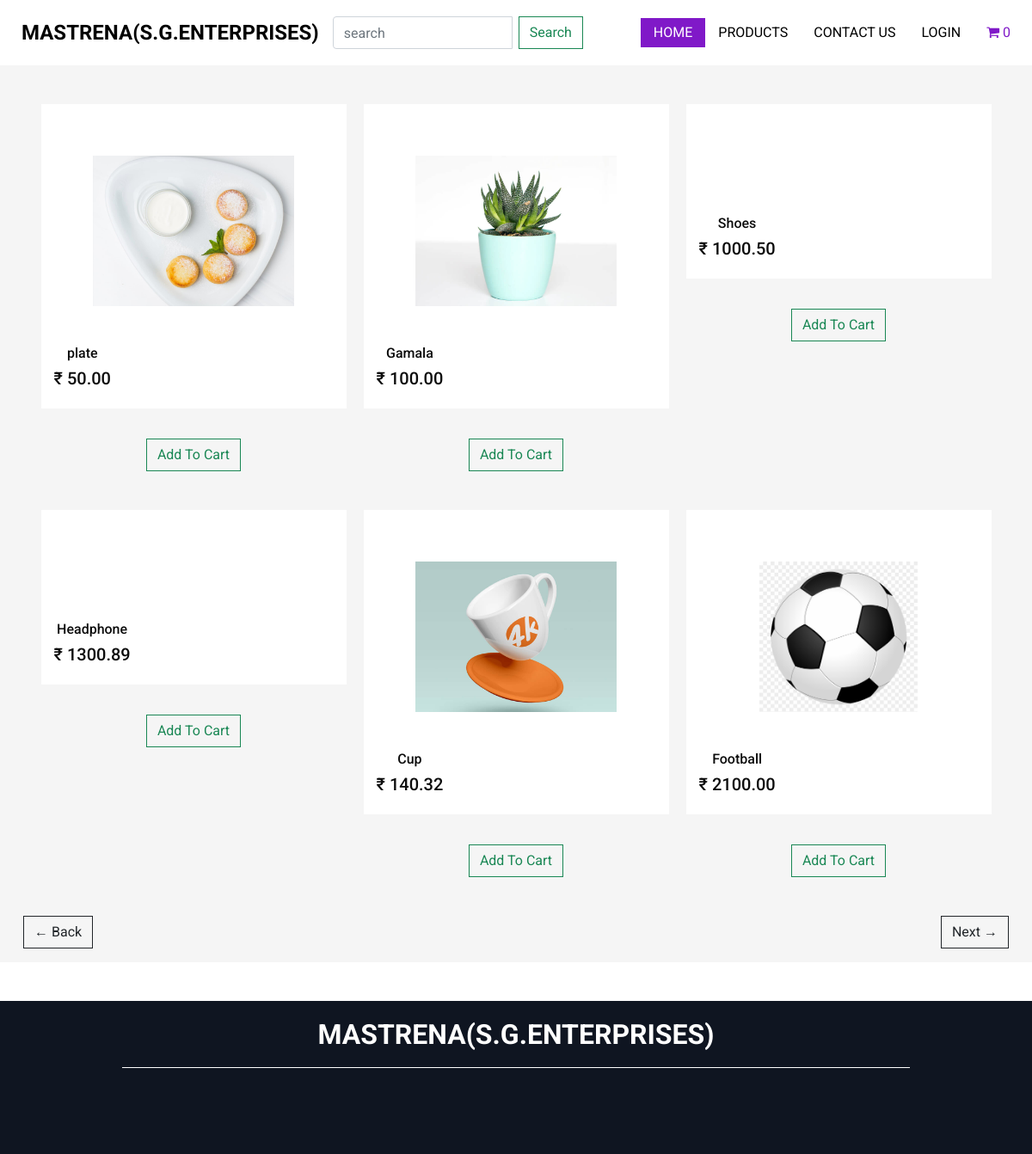
The app's page /product/ with its own data.
### store/models.py (models this page shows, shortened)
class Product(models.Model):
    name = models.CharField(max_length=200, null=True)
    slug = models.SlugField(max_length=200, unique=True, null=True)
    SKUID = models.CharField(max_length=200, null=True)
    price = models.DecimalField(max_digits=9, decimal_places=2)
    brand = models.CharField(max_length=20, null=True, blank=True)
    specs = models.TextField(null=True, blank=True)
    detail = models.TextField(null=True, blank=True)
    image = models.ImageField(null=True, blank=True)
    date_added = models.DateTimeField(default=timezone.now)
    @property
    def imageURL(self):
        try:
            url = self.image.url
        except:
            url = ''
        return url

### store/views.py (the view)
# urls.py: path('product/',views.product, name="product"),
def product(request):
    data = cartData(request)
    cartItems = data['cartItems']
    no_of_product = 6
    page = request.GET.get('page')
    if page is None:
        page = 1
    else:
        page = int(page)
    products = Product.objects.all().order_by('-date_added')
    length = len(products)
    products = products[(page-1)*no_of_product : page*no_of_product]
    if page > 1:
        prev = "?page=" + str(page - 1)
    else:
        prev = None
    if page < math.ceil(length/no_of_product):
        nxt = "?page=" + str(page + 1)
    else:
        nxt = None
    context = {"products": products, 'cartItems': cartItems, 'prev':prev, 'nxt':nxt }
    return render(request, 'store/product.html', context)

### store/utils.py (called while the page is built, shortened)
def cookieCart(request):
    try:
        cart = json.loads(request.COOKIES['cart'])
    except:
        cart = {}
    print('Cart: ', cart)
    items = []
    order = {'get_cart_total': 0, 'get_cart_items': 0, 'shipping': False}
    cartItems = order['get_cart_items']
    return {'cartItems': cartItems, 'order': order, 'items': items}

def cartData(request):
    if request.user.is_authenticated:
        customer = request.user.customer
        order, created = Order.objects.get_or_create(
            customer=customer, complete=False)
        items = order.orderitem_set.all()
        cartItems = order.get_cart_items
        if PurchasedOrder.objects.exists():
            if PurchasedOrder.objects.filter(razorpay_signature__isnull=True, COD=2, customer=customer).last():
                pass
            else:
                PurchasedOrder.objects.create(customer=customer)
        else:
            PurchasedOrder.objects.create(customer=customer)
    else:
        cookieData = cookieCart(request)
        cartItems = cookieData['cartItems']
        order = cookieData['order']
        items = cookieData['items']
    return {'cartItems': cartItems, 'order': order, 'items': items}

### store/templates/store/product.html (shortened to what this page needs)
{% extends 'store/main.html' %}
{% load static %}
{% block content %}
  <section class="product_section ">
    <div class="container">
      <div class="product_container">
		{% for product in products %}
        <div class="box text-center">
          <div class="box-content">
            <a href="{% url 'product_detail' product.slug %} ">
            <div class="img-box">
              <img src="{{product.imageURL}}" alt="">
            </div>
            </a>
            <div class="detail-box">
              <div class="text ">
                <h6>
                  {{product.name}}
                </h6>
                <h5>
                  <span>&#8377;</span> {{product.price}}
                </h5>
              </div>
            </div>
          </div>
          <div class="btn-box">
            <button data-product="{{product.id}}" data-action="add" class="btn btn-outline-success add-btn update-cart ">
              Add To Cart
            </button>
          </div>
        </div>
		{% endfor %}
      </div>
      {% if prev %}
      <a class="btn btn-outline-dark float-left mb-3" href="{{prev}}">&#x2190; Back</a>
      {% else %}
      <a class="btn btn-outline-dark float-left mb-3" href="#">&#x2190; Back</a>
      {% endif %}
      {% if nxt %}
      <a class="btn btn-outline-dark float-right mb-3" href="{{nxt}}">Next &#x2192;</a>
      {% else %}
      <a class="btn btn-outline-dark float-right mb-3" href="#">Next &#x2192;</a>
      {% endif %}
    </div>
  </section>
{% endblock content %}

### static/css/style.css (style rules this page uses)
body { font-family: "Roboto", sans-serif; color: #0c0c0c; background-color: #ffffff; overflow-x: hidden; }
a, a:hover, a:focus { text-decoration: none; }
.btn { border-radius: 0; }
.product_section { background-color: #f5f5f5; margin-bottom: 45px; }
.product_section .product_container { display: -webkit-box; display: -ms-flexbox; display: flex; -ms-flex-wrap: wrap; flex-wrap: wrap; -webkit-box-pack: center; -ms-flex-pack: center; justify-content: center; margin: 0 -10px; }
.product_section .product_container .box { width: 355px; display: -webkit-box; display: -ms-flexbox; display: flex; -webkit-box-orient: vertical; -webkit-box-direction: normal; -ms-flex-direction: column; flex-direction: column; -webkit-box-align: center; -ms-flex-align: center; align-items: center; margin: 0 10px 45px 10px; }
.product_section .product_container .box .box-content { background-color: #ffffff; width: 100%; display: -webkit-box; display: -ms-flexbox; display: flex; -webkit-box-orient: vertical; -webkit-box-direction: normal; -ms-flex-direction: column; flex-direction: column; -webkit-box-align: center; -ms-flex-align: center; align-items: center; padding: 15px; }
.product_section .product_container .box .box-content .img-box { margin: 45px 0; }
.product_section .product_container .box .box-content .img-box img { height: 175px; }
.product_section .product_container .box .box-content .detail-box { display: -webkit-box; display: -ms-flexbox; display: flex; width: 100%; -webkit-box-pack: justify; -ms-flex-pack: justify; justify-content: space-between; }
.product_section .product_container .box .box-content .detail-box .text, .product_section .product_container .box .box-content .detail-box .like { display: -webkit-box; display: -ms-flexbox; display: flex; -webkit-box-orient: vertical; -webkit-box-direction: normal; -ms-flex-direction: column; flex-direction: column; -webkit-box-align: center; -ms-flex-align: center; align-items: center; }
.product_section .product_container .box .btn-box { display: -webkit-box; display: -ms-flexbox; display: flex; -webkit-box-pack: center; -ms-flex-pack: center; justify-content: center; margin-top: 35px; }

### static/css/responsive.css (style rules this page uses)
@media (min-width: 1200px) { .container { max-width: 1170px; } }

### records on screen
Product: imageURL (picture), name "plate", price "50.00"
Product: imageURL (picture), name "Gamala", price "100.00"
Product: name "Shoes", price "1000.50"
Product: name "Headphone", price "1300.89"
Product: imageURL (picture), name "Cup", price "140.32"
Product: imageURL (picture), name "Football", price "2100.00"

### other values on screen
{{ cartItems }} "0"
